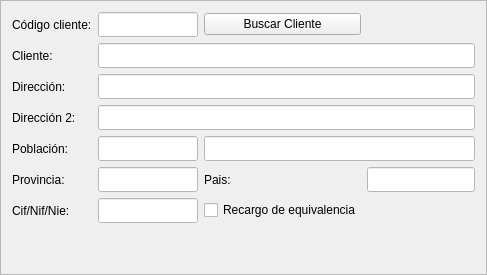
        <widget class="QFrame" name="frame_5">
         <property name="frameShape">
          <enum>QFrame::StyledPanel</enum>
         </property>
         <property name="frameShadow">
          <enum>QFrame::Raised</enum>
         </property>
         <layout class="QGridLayout" name="gridLayout">
          <item row="3" column="0">
           <widget class="QLabel" name="label_6">
            <property name="text">
             <string>Dirección 2:</string>
            </property>
           </widget>
          </item>
          <item row="0" column="0">
           <widget class="QLabel" name="label_3">
            <property name="text">
             <string>Código cliente:</string>
            </property>
           </widget>
          </item>
          <item row="2" column="1" colspan="3">
           <widget class="QLineEdit" name="txtcDireccion">
            <property name="minimumSize">
             <size>
              <width>0</width>
              <height>25</height>
             </size>
            </property>
            <property name="styleSheet">
             <string notr="true">background-color: rgb(255, 255, 255);</string>
            </property>
           </widget>
          </item>
          <item row="0" column="2">
           <widget class="QPushButton" name="botBuscarCliente">
            <property name="text">
             <string>Buscar Cliente</string>
            </property>
            <property name="icon">
             <iconset resource="terra.qrc">
              <normaloff>:/Icons/PNG/search.png</normaloff>:/Icons/PNG/search.png</iconset>
            </property>
           </widget>
          </item>
          <item row="5" column="1">
           <widget class="QLineEdit" name="txtcProvincia">
            <property name="minimumSize">
             <size>
              <width>0</width>
              <height>25</height>
             </size>
            </property>
            <property name="maximumSize">
             <size>
              <width>100</width>
              <height>16777215</height>
             </size>
            </property>
            <property name="styleSheet">
             <string notr="true">background-color: rgb(255, 255, 255);</string>
            </property>
           </widget>
          </item>
          <item row="1" column="1" colspan="3">
           <widget class="QLineEdit" name="txtcCliente">
            <property name="minimumSize">
             <size>
              <width>0</width>
              <height>25</height>
             </size>
            </property>
            <property name="styleSheet">
             <string notr="true">background-color: rgb(255, 255, 255);</string>
            </property>
           </widget>
          </item>
          <item row="6" column="1">
           <widget class="QLineEdit" name="txtcCif">
            <property name="minimumSize">
             <size>
              <width>0</width>
              <height>25</height>
             </size>
            </property>
            <property name="maximumSize">
             <size>
              <width>100</width>
              <height>16777215</height>
             </size>
            </property>
            <property name="styleSheet">
             <string notr="true">background-color: rgb(255, 255, 255);</string>
            </property>
           </widget>
          </item>
          <item row="2" column="0">
           <widget class="QLabel" name="label_5">
            <property name="text">
             <string>Dirección:</string>
            </property>
           </widget>
          </item>
          <item row="4" column="2" colspan="2">
           <widget class="QLineEdit" name="txtcPoblacion">
            <property name="sizePolicy">
             <sizepolicy hsizetype="Expanding" vsizetype="Fixed">
              <horstretch>0</horstretch>
              <verstretch>0</verstretch>
             </sizepolicy>
            </property>
            <property name="minimumSize">
             <size>
              <width>0</width>
              <height>25</height>
             </size>
            </property>
            <property name="styleSheet">
             <string notr="true">background-color: rgb(255, 255, 255);</string>
            </property>
           </widget>
          </item>
          <item row="0" column="1">
           <widget class="QLineEdit" name="txtcCodigoCliente">
            <property name="minimumSize">
             <size>
              <width>0</width>
              <height>25</height>
             </size>
            </property>
            <property name="maximumSize">
             <size>
              <width>100</width>
              <height>16777215</height>
             </size>
            </property>
            <property name="styleSheet">
             <string notr="true">background-color: rgb(255, 255, 255);</string>
            </property>
           </widget>
          </item>
          <item row="5" column="3">
           <widget class="QLineEdit" name="txtcPais">
            <property name="minimumSize">
             <size>
              <width>0</width>
              <height>25</height>
             </size>
            </property>
            <property name="styleSheet">
             <string notr="true">background-color: rgb(255, 255, 255);</string>
            </property>
           </widget>
          </item>
          <item row="4" column="0">
           <widget class="QLabel" name="label_7">
            <property name="text">
             <string>Población:</string>
            </property>
           </widget>
          </item>
          <item row="4" column="1">
           <widget class="QLineEdit" name="txtcCp">
            <property name="minimumSize">
             <size>
              <width>100</width>
              <height>25</height>
             </size>
            </property>
            <property name="maximumSize">
             <size>
              <width>70</width>
              <height>16777215</height>
             </size>
            </property>
            <property name="styleSheet">
             <string notr="true">background-color: rgb(255, 255, 255);</string>
            </property>
           </widget>
          </item>
          <item row="1" column="0">
           <widget class="QLabel" name="label_4">
            <property name="text">
             <string>Cliente:</string>
            </property>
           </widget>
          </item>
          <item row="5" column="0">
           <widget class="QLabel" name="label_13">
            <property name="text">
             <string>Provincia:</string>
            </property>
           </widget>
          </item>
          <item row="3" column="1" colspan="3">
           <widget class="QLineEdit" name="txtcDireccion2">
            <property name="minimumSize">
             <size>
              <width>0</width>
              <height>25</height>
             </size>
            </property>
            <property name="styleSheet">
             <string notr="true">background-color: rgb(255, 255, 255);</string>
            </property>
           </widget>
          </item>
          <item row="6" column="0">
           <widget class="QLabel" name="label_15">
            <property name="text">
             <string>Cif/Nif/Nie:</string>
            </property>
           </widget>
          </item>
          <item row="5" column="2">
           <widget class="QLabel" name="label_14">
            <property name="text">
             <string>Pais:</string>
            </property>
           </widget>
          </item>
          <item row="6" column="2">
           <widget class="QCheckBox" name="chklRecargoEq">
            <property name="text">
             <string>Recargo de equivalencia</string>
            </property>
           </widget>
          </item>
          <item row="7" column="1">
           <spacer name="verticalSpacer_2">
            <property name="orientation">
             <enum>Qt::Vertical</enum>
            </property>
            <property name="sizeHint" stdset="0">
             <size>
              <width>20</width>
              <height>40</height>
             </size>
            </property>
           </spacer>
          </item>
         </layout>
        </widget>
